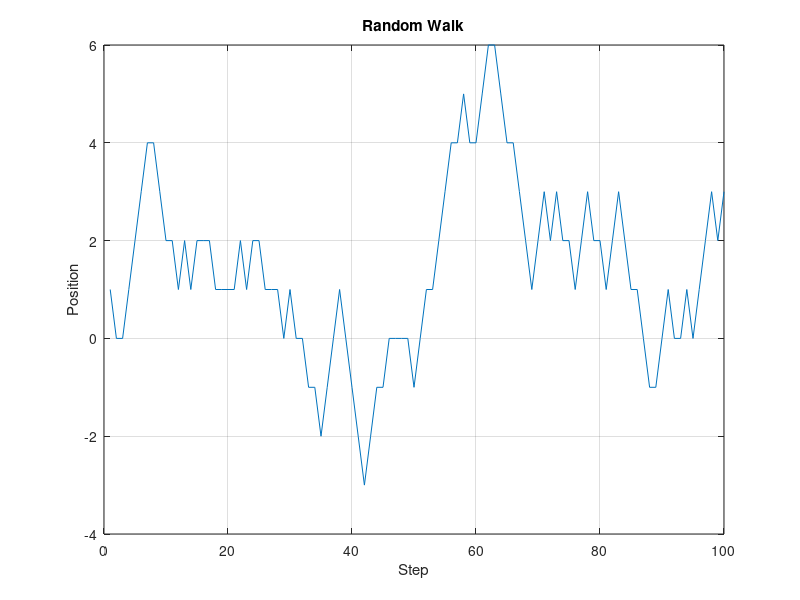

Reproduce this figure in MATLAB.
% Day 069: Random Walk Simulation and Plot

N = 100;
steps = randi([-1, 1], 1, N);
walk = cumsum(steps);
figure;
plot(walk);
title('Random Walk');
xlabel('Step'); ylabel('Position');
grid on;
